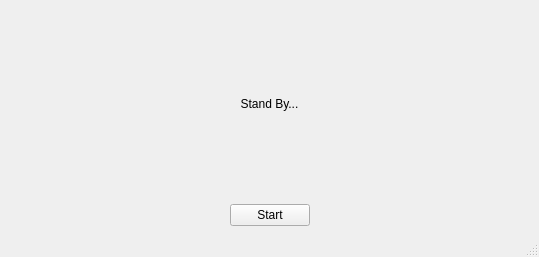
<?xml version="1.0" encoding="UTF-8"?>
<ui version="4.0">
 <class>MainWindow</class>
 <widget class="QMainWindow" name="MainWindow">
  <property name="geometry">
   <rect>
    <x>0</x>
    <y>0</y>
    <width>539</width>
    <height>257</height>
   </rect>
  </property>
  <property name="windowTitle">
   <string>Thread Pool</string>
  </property>
  <widget class="QWidget" name="centralwidget">
   <layout class="QVBoxLayout" name="verticalLayout">
    <item>
     <spacer name="verticalSpacer">
      <property name="orientation">
       <enum>Qt::Vertical</enum>
      </property>
      <property name="sizeHint" stdset="0">
       <size>
        <width>20</width>
        <height>40</height>
       </size>
      </property>
     </spacer>
    </item>
    <item>
     <widget class="QLabel" name="label">
      <property name="text">
       <string>Stand By...</string>
      </property>
      <property name="alignment">
       <set>Qt::AlignCenter</set>
      </property>
     </widget>
    </item>
    <item>
     <spacer name="verticalSpacer_2">
      <property name="orientation">
       <enum>Qt::Vertical</enum>
      </property>
      <property name="sizeHint" stdset="0">
       <size>
        <width>20</width>
        <height>40</height>
       </size>
      </property>
     </spacer>
    </item>
    <item>
     <layout class="QHBoxLayout" name="horizontalLayout">
      <item>
       <spacer name="horizontalSpacer">
        <property name="orientation">
         <enum>Qt::Horizontal</enum>
        </property>
        <property name="sizeHint" stdset="0">
         <size>
          <width>40</width>
          <height>20</height>
         </size>
        </property>
       </spacer>
      </item>
      <item>
       <widget class="QPushButton" name="pushButton">
        <property name="text">
         <string>Start</string>
        </property>
       </widget>
      </item>
      <item>
       <spacer name="horizontalSpacer_2">
        <property name="orientation">
         <enum>Qt::Horizontal</enum>
        </property>
        <property name="sizeHint" stdset="0">
         <size>
          <width>40</width>
          <height>20</height>
         </size>
        </property>
       </spacer>
      </item>
     </layout>
    </item>
   </layout>
  </widget>
  <widget class="QMenuBar" name="menubar">
   <property name="geometry">
    <rect>
     <x>0</x>
     <y>0</y>
     <width>539</width>
     <height>21</height>
    </rect>
   </property>
  </widget>
  <widget class="QStatusBar" name="statusbar"/>
 </widget>
 <resources/>
 <connections/>
</ui>
